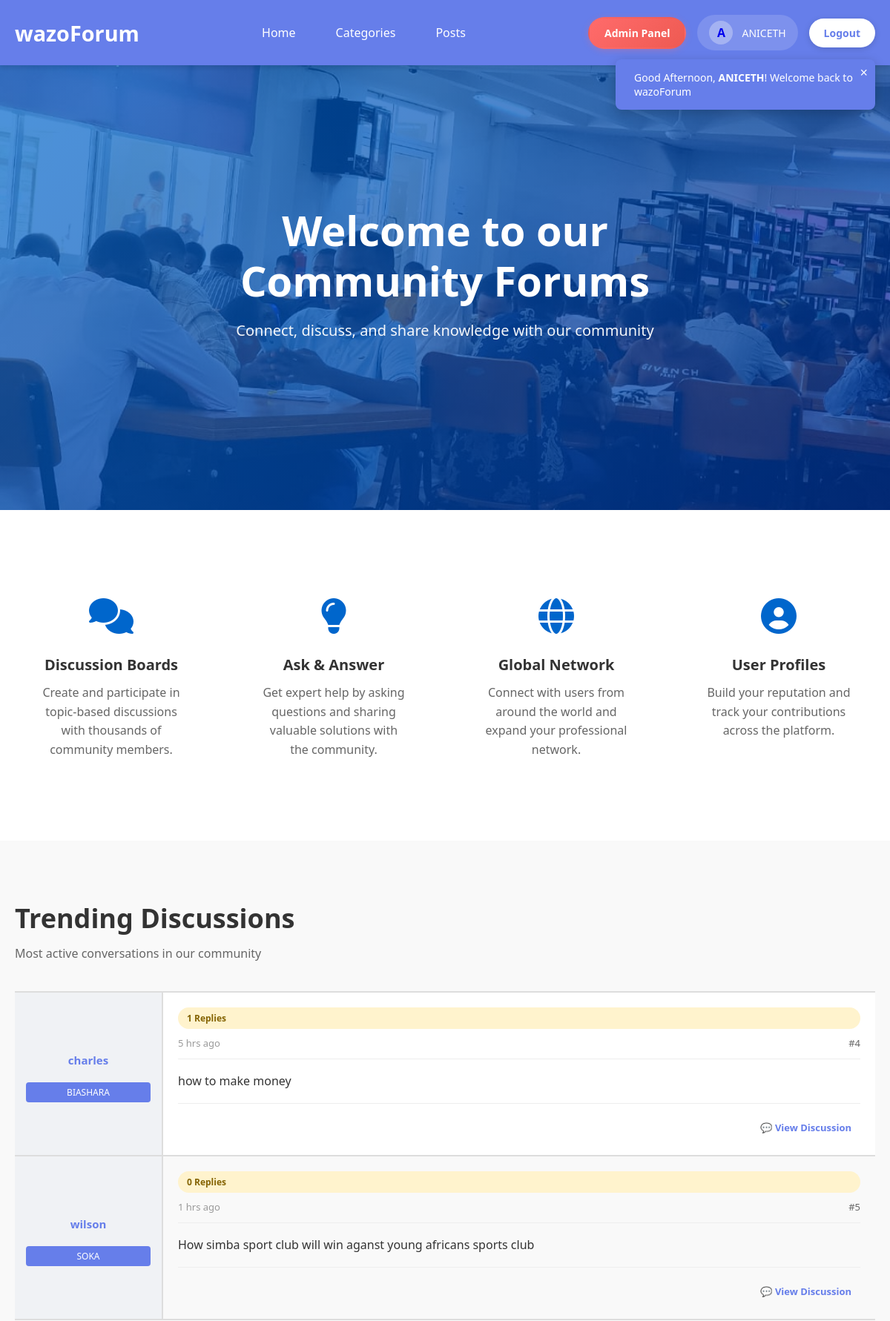
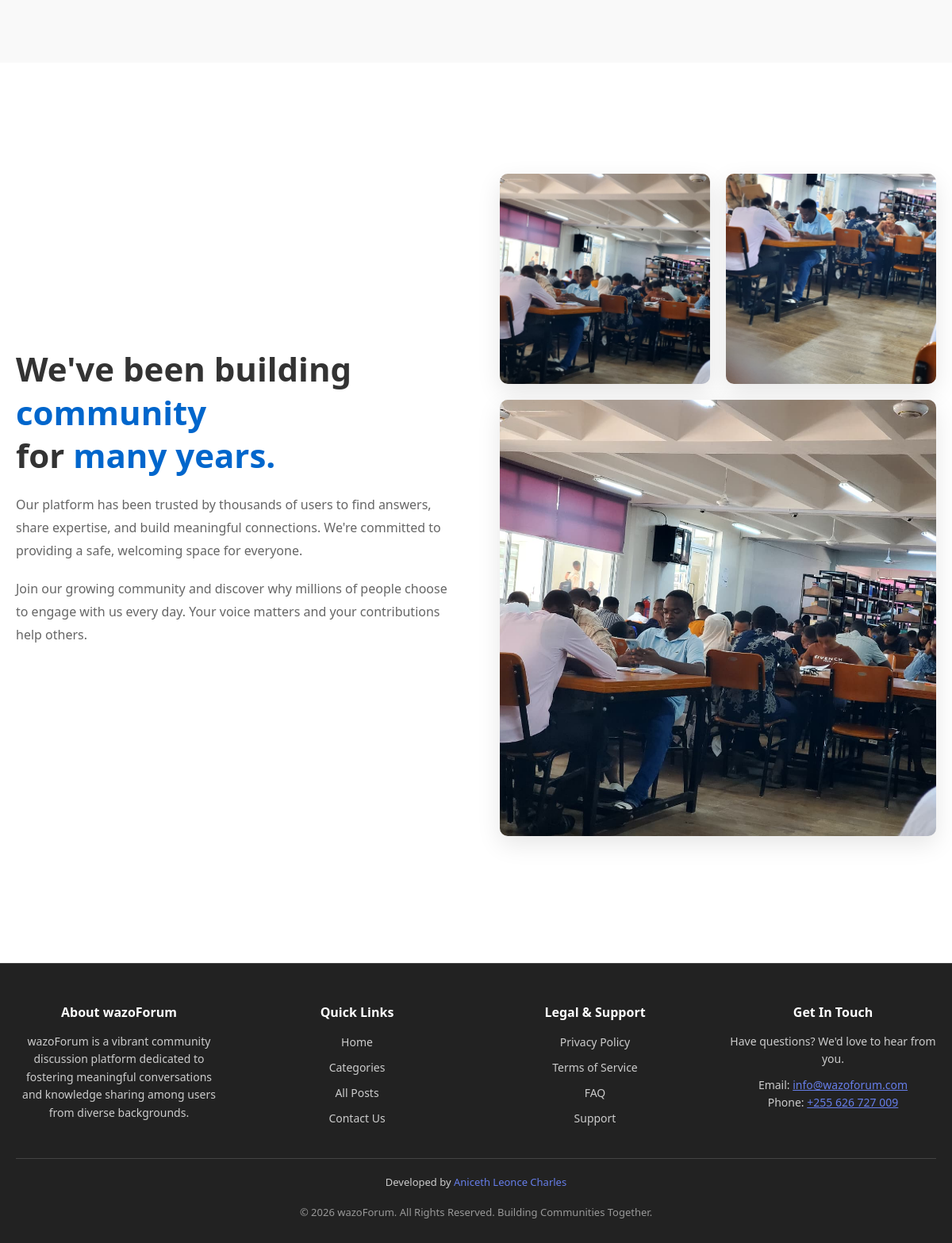
Page /index.php (signed in) on the committed database (2 pictures, top to bottom).
### tables this page shows
CREATE TABLE `posts` (
  `post_id` int(11) NOT NULL,
  `user_id` int(11) NOT NULL,
  `category_id` int(11) NOT NULL,
  `content` text NOT NULL,
  `status` enum('open','closed') DEFAULT 'open',
  `created_at` timestamp NOT NULL DEFAULT current_timestamp()
);

CREATE TABLE `users` (
  `user_id` int(11) NOT NULL,
  `email` varchar(100) NOT NULL,
  `username` varchar(50) NOT NULL,
  `password` varchar(255) NOT NULL,
  `role` enum('admin','member') NOT NULL DEFAULT 'member',
  `created_at` timestamp NOT NULL DEFAULT current_timestamp()
);

CREATE TABLE `categories` (
  `category_id` int(11) NOT NULL,
  `category_name` varchar(100) NOT NULL,
  `description` text DEFAULT NULL,
  `created_at` timestamp NOT NULL DEFAULT current_timestamp()
);

### function.php (called while the page is built, shortened)
<?php
if(!function_exists('isLogedIn')){
    function isLogedIn(){
        return isset ($_SESSION['user_id']);
    }
}
?>

### index.php (the view, shortened to what this page needs)
<?php
include("function.php");
?>
<!DOCTYPE html>
<html lang="en">
<head>
    <link rel="stylesheet" href="https://cdnjs.cloudflare.com/ajax/libs/font-awesome/6.4.0/css/all.min.css">
</head>
<body>
<?php include("header.php"); ?>
    <section class="hero">
        <?php if(isLogedIn()):?>
        <h1>Welcome to our <br> Community Forums</h1>
        <p>Connect, discuss, and share knowledge with our community</p>
        <?php endif; ?>
    </section>
    <section class="features">
        <div class="features-grid">
            <div class="feature-card">
                <div class="feature-icon"><i class="fas fa-comments"></i></div>
                <h3>Discussion Boards</h3>
                <p>Create and participate in topic-based discussions with thousands of community members. <?php if(!isLogedIn()): ?><strong style="color: #667eea;">Login to create posts.</strong><?php endif; ?></p>
            </div>
            <div class="feature-card">
                <div class="feature-icon"><i class="fas fa-lightbulb"></i></div>
                <h3>Ask & Answer</h3>
                <p>Get expert help by asking questions and sharing valuable solutions with the community.</p>
            </div>
            <div class="feature-card">
                <div class="feature-icon"><i class="fas fa-globe"></i></div>
                <h3>Global Network</h3>
                <p>Connect with users from around the world and expand your professional network.</p>
            </div>
            <div class="feature-card">
                <div class="feature-icon"><i class="fas fa-user-circle"></i></div>
                <h3>User Profiles</h3>
                <p>Build your reputation and track your contributions across the platform.</p>
            </div>
        </div>
    </section>
    <section class="trending-posts-section">
        <div class="trending-container">
            <h2 class="section-title"> Trending Discussions</h2>
            <p class="section-subtitle">Most active conversations in our community</p>
            <div class="trending-posts-feed">
            <?php
            $trending_sql = "
                SELECT
                    p.post_id,
                    p.content,
                    p.created_at,
                    u.username,
                    c.category_name,
                    COUNT(r.reply_id) AS total_replies
                FROM posts p
                JOIN users u ON p.user_id = u.user_id
                JOIN categories c ON p.category_id = c.category_id
                LEFT JOIN replies r ON p.post_id = r.post_id
                GROUP BY p.post_id
                ORDER BY total_replies DESC
                LIMIT 5
            ";
            $trending_result = mysqli_query($conn, $trending_sql);
            function timeAgoTrending($datetime) {
                $time = strtotime($datetime);
                $diff = time() - $time;
                if ($diff < 86400) return floor($diff / 3600) . " hrs ago";
                return floor($diff / 86400) . " days ago";
            }
            if ($trending_result && mysqli_num_rows($trending_result) > 0) {
                while ($post = mysqli_fetch_assoc($trending_result)) {
            ?>
                <div class="trending-post">
                    <div class="trending-post-sidebar">
                        <div class="trending-post-author"><?php echo htmlspecialchars($post['username']); ?></div>
                        <span class="trending-post-category"><?php echo htmlspecialchars($post['category_name']); ?></span>
                    </div>
                    <div class="trending-post-content">
                        <span class="trending-badge"> <?php echo $post['total_replies']; ?> Replies</span>
                        <div class="trending-post-header">
                            <span class="trending-post-time"><?php echo timeAgoTrending($post['created_at']); ?></span>
                            <span>#<?php echo $post['post_id']; ?></span>
                        </div>
                        <div class="trending-post-body">
                            <?php echo nl2br(htmlspecialchars(substr($post['content'], 0, 300))) . (strlen($post['content']) > 300 ? '...' : ''); ?>
                        </div>
                        <div class="trending-post-footer">
                            <div class="trending-actions">
                                <a class="trending-action-btn" href="replay.php?post_id=<?php echo $post['post_id']; ?>">
                                    💬 View Discussion
                                </a>
                            </div>
                        </div>
                    </div>
                </div>
            <?php
                }
            } else {
            ?>
                <div style="text-align: center; padding: 60px 20px; color: #999;">
                    <p>No discussions yet. Be the first one to start!</p>
                </div>
            <?php } ?>
            </div>
        </div>
    </section>
    <section class="company-section">
        <div class="company-content">
            <div class="company-text">
                <h2>We've been building <span>community</span><br>for <span>many years.</span></h2>
                <p>Our platform has been trusted by thousands of users to find answers, share expertise, and build meaningful connections. We're committed to providing a safe, welcoming space for everyone.</p>
                <p>Join our growing community and discover why millions of people choose to engage with us every day. Your voice matters and your contributions help others.</p>
            </div>
            <div class="company-images">
                <img src="pictures/background.jpeg" alt="Community Discussion">
                <img src="pictures/background2.jpeg" alt="Team Collaboration">
                <img src="pictures/background.jpeg" alt="Professional Network" class="large-img">
            </div>
        </div>
    </section>
    <?php
    include("footer.php");
    ?>
</body>
</html>

### index.php (style rules this page uses)
* { margin: 0; padding: 0; box-sizing: border-box; }
body { font-family: 'Segoe UI', Tahoma, Geneva, Verdana, sans-serif; color: #333; }
.hero { background: linear-gradient(135deg, rgba(0, 102, 204, 0.7), rgba(0, 51, 153, 0.7)), url('pictures/background.jpeg') center/cover; color: white; padding: 120px 20px; text-align: center; position: relative; min-height: 600px; display: flex; flex-direction: column; justify-content: center; align-items: center; }
.hero h1 { font-size: 56px; font-weight: 700; margin-bottom: 20px; line-height: 1.2; }
.hero p { font-size: 20px; margin-bottom: 40px; opacity: 0.95; }
.features { max-width: 1200px; margin: 80px auto; padding: 0 20px; }
.features-grid { display: grid; grid-template-columns: repeat(auto-fit, minmax(250px, 1fr)); gap: 40px; margin-bottom: 80px; }
.feature-card { text-align: center; padding: 30px; }
.feature-icon { font-size: 48px; color: #0066cc; margin-bottom: 20px; }
.feature-card h3 { font-size: 20px; margin-bottom: 12px; font-weight: 600; }
.feature-card p { color: #666; line-height: 1.6; }
.company-section { background: white; padding: 80px 20px; margin-top: 60px; }
.company-content { max-width: 1200px; margin: 0 auto; display: grid; grid-template-columns: 1fr 1fr; gap: 60px; align-items: center; }
.company-text h2 { font-size: 42px; margin-bottom: 20px; line-height: 1.3; }
.company-text h2 span { color: #0066cc; }
.company-text p { color: #666; line-height: 1.8; margin-bottom: 20px; font-size: 16px; }
.company-images { display: grid; grid-template-columns: 1fr 1fr; gap: 20px; }
.company-images img { width: 100%; border-radius: 10px; box-shadow: 0 10px 30px rgba(0,0,0,0.1); }
.company-images .large-img { grid-column: 1 / -1; }
.trending-posts-section { background: #f9f9f9; padding: 80px 20px; margin-top: 60px; }
.trending-container { max-width: 1200px; margin: 0 auto; }
.section-title { font-size: 36px; font-weight: 700; margin-bottom: 12px; color: #333; }
.section-subtitle { font-size: 16px; color: #666; margin-bottom: 40px; }
.trending-posts-feed { display: flex; flex-direction: column; gap: 0; border-top: 2px solid #ddd; background: white; }
.trending-post { background: white; border-bottom: 2px solid #ddd; display: grid; grid-template-columns: 200px 1fr; gap: 0; transition: background 0.3s ease; min-height: 200px; }
.trending-post:nth-child(even) { background: #f9f9f9; }
.trending-post-sidebar { background: #f0f2f5; padding: 20px 15px; border-right: 2px solid #ddd; text-align: center; display: flex; flex-direction: column; justify-content: center; }
.trending-post-author { font-weight: 700; color: #667eea; font-size: 15px; margin-bottom: 10px; word-break: break-word; }
.trending-post-category { font-size: 12px; background: #667eea; color: white; padding: 5px 8px; border-radius: 4px; display: inline-block; margin-top: 10px; }
.trending-post-content { padding: 20px; display: flex; flex-direction: column; }
.trending-post-header { display: flex; justify-content: space-between; align-items: center; margin-bottom: 15px; font-size: 13px; color: #666; border-bottom: 1px solid #eee; padding-bottom: 12px; }
.trending-post-time { color: #999; font-size: 13px; }
.trending-post-body { color: #333; font-size: 16px; line-height: 1.8; margin-bottom: 15px; flex-grow: 1; }
.trending-badge { display: inline-block; background: #fff3cd; color: #856404; padding: 6px 12px; border-radius: 20px; font-size: 12px; font-weight: 600; margin-bottom: 10px; }
.trending-post-footer { display: flex; justify-content: space-between; align-items: center; font-size: 13px; padding-top: 15px; border-top: 1px solid #eee; }
.trending-actions { display: flex; gap: 15px; align-items: center; }
.trending-action-btn { display: flex; align-items: center; gap: 5px; color: #667eea; text-decoration: none; font-weight: 600; cursor: pointer; transition: all 0.3s ease; font-size: 13px; padding: 8px 12px; }

### header.php (style rules this page uses)
* { margin: 0; padding: 0; box-sizing: border-box; }

### rows in the picture
posts: user.username "charles", category.category_name "BIASHARA", total_replies "1", created_at "5 hrs ago", post_id "4", content "how to make money"
posts: user.username "wilson", category.category_name "SOKA", total_replies "0", created_at "1 hrs ago", post_id "5", content "How simba sport club will win aganst young africans sports club"

### other values in the picture
$firstLetter "A"
$user['username'] "ANICETH"
